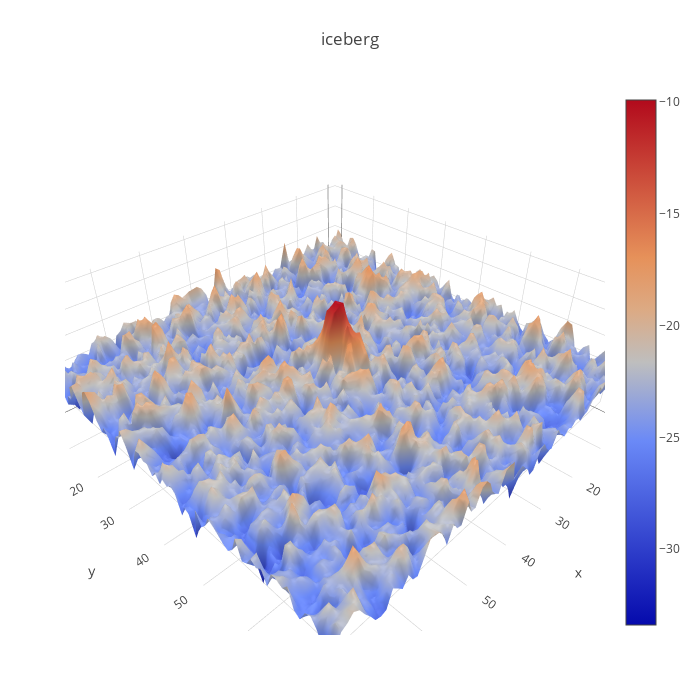

Notebook cell for this chart:
### Code cell
plotmy3d(x_train[2,0,:,:], 'iceberg')

### Figure 1 — Plotly figure (JSON) as saved in the notebook; plotly's stock layout.template omitted (floating-point values rounded to 4 significant figures; data arrays with more than 128 entries replaced by an {"elided": "..."} marker saying what was removed)
{"data": [{"type": "surface", "z": {"elided": "75x75 float values"}}], "layout": {"autosize": false, "height": 700, "margin": {"b": 65, "l": 65, "r": 50, "t": 90}, "title": "iceberg", "width": 700}}
